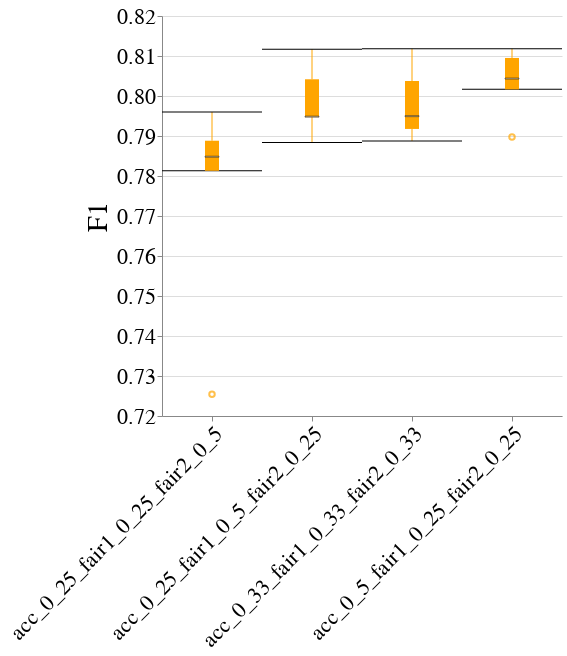

Notebook code for this chart:
### Code cell
create_box_plot_per_dataset_and_case_study(to_plot=best_lp_metrics_per_exp_config_df,
                                           exp_name=EXP_NAME,
                                           dataset_name=DATASET_NAME,
                                           case_study_name=CASE_STUDY_NAME,
                                           metric_name="F1")

### Figure 1 — Vega-Lite specification as saved in the notebook (floating-point values rounded to 4 significant figures)
{"config": {"view": {"continuousWidth": 400, "continuousHeight": 300, "stroke": null}, "axis": {"labelFontSize": 22, "labelFontWeight": "normal", "titleFontSize": 28, "titleFontWeight": "normal"}, "title": {"fontSize": 28}}, "data": {"name": "data-0a1f44f46d03c134fcbac4d9feaf2f57"}, "mark": {"type": "boxplot", "color": "orange", "median": {"stroke": "black", "strokeWidth": 0.7}, "ticks": true}, "encoding": {"x": {"axis": {"labelAngle": -45, "labelLimit": 500}, "field": "exp_config_name", "title": null, "type": "nominal"}, "y": {"field": "overall", "scale": {"zero": false}, "title": "F1", "type": "quantitative"}}, "height": 400, "width": 400, "$schema": "https://vega.github.io/schema/vega-lite/v4.17.0.json", "datasets": {"data-0a1f44f46d03c134fcbac4d9feaf2f57": [{"exp_config_name": "acc_0_25_fair1_0_25_fair2_0_5", "run_num": 1, "logical_pipeline_uuid": "Tm9uZSZOT19GQUlSTkVTU19JTlRFUlZFTlRJT04mZ2FuZGFsZl9jbGY=", "physical_pipeline_uuid": "f794439c-604d-4917-8529-815b486c78cb", "compound_pp_quality": 0.9417, "metric": "F1", "model_name": "gandalf_clf", "runtime_in_mins": 2.797, "dataset_name": "folk_emp", "logical_pipeline_name": "None&NO_FAIRNESS_INTERVENTION&gandalf_clf", "null_imputer_name": "None", "fairness_intervention_name": "NO_FAIRNESS_INTERVENTION", "RAC1P_dis": 0.7885, "RAC1P_priv": 0.7826, "SEX&RAC1P_dis": 0.7632, "SEX&RAC1P_priv": 0.7896, "SEX_dis": 0.7528, "SEX_priv": 0.8132, "overall": 0.7848}, {"exp_config_name": "acc_0_25_fair1_0_25_fair2_0_5", "run_num": 2, "logical_pipeline_uuid": "Tm9uZSZOT19GQUlSTkVTU19JTlRFUlZFTlRJT04mZ2FuZGFsZl9jbGY=", "physical_pipeline_uuid": "5e578728-0315-4681-a4f6-4f32b9df8bae", "compound_pp_quality": 0.9303, "metric": "F1", "model_name": "gandalf_clf", "runtime_in_mins": 4.699, "dataset_name": "folk_emp", "logical_pipeline_name": "None&NO_FAIRNESS_INTERVENTION&gandalf_clf", "null_imputer_name": "None", "fairness_intervention_name": "NO_FAIRNESS_INTERVENTION", "RAC1P_dis": 0.738, "RAC1P_priv": 0.7177, "SEX&RAC1P_dis": 0.7219, "SEX&RAC1P_priv": 0.7263, "SEX_dis": 0.6946, "SEX_priv": 0.7567, "overall": 0.7254}, {"exp_config_name": "acc_0_25_fair1_0_25_fair2_0_5", "run_num": 3, "logical_pipeline_uuid": "Tm9uZSZOT19GQUlSTkVTU19JTlRFUlZFTlRJT04mZ2FuZGFsZl9jbGY=", "physical_pipeline_uuid": "4b4aed4e-68fb-4a86-a74a-0f6f7c7c055b", "compound_pp_quality": 0.9418, "metric": "F1", "model_name": "gandalf_clf", "runtime_in_mins": 1.124, "dataset_name": "folk_emp", "logical_pipeline_name": "None&NO_FAIRNESS_INTERVENTION&gandalf_clf", "null_imputer_name": "None", "fairness_intervention_name": "NO_FAIRNESS_INTERVENTION", "RAC1P_dis": 0.7875, "RAC1P_priv": 0.7896, "SEX&RAC1P_dis": 0.741, "SEX&RAC1P_priv": 0.7996, "SEX_dis": 0.7512, "SEX_priv": 0.8237, "overall": 0.7888}, {"exp_config_name": "acc_0_25_fair1_0_25_fair2_0_5", "run_num": 4, "logical_pipeline_uuid": "Tm9uZSZOT19GQUlSTkVTU19JTlRFUlZFTlRJT04mZ2FuZGFsZl9jbGY=", "physical_pipeline_uuid": "40b959d1-4e1c-4f6c-afda-be8b8cd89905", "compound_pp_quality": 0.9349, "metric": "F1", "model_name": "gandalf_clf", "runtime_in_mins": 2.502, "dataset_name": "folk_emp", "logical_pipeline_name": "None&NO_FAIRNESS_INTERVENTION&gandalf_clf", "null_imputer_name": "None", "fairness_intervention_name": "NO_FAIRNESS_INTERVENTION", "RAC1P_dis": 0.794, "RAC1P_priv": 0.7972, "SEX&RAC1P_dis": 0.7694, "SEX&RAC1P_priv": 0.8024, "SEX_dis": 0.7665, "SEX_priv": 0.8259, "overall": 0.796}, {"exp_config_name": "acc_0_25_fair1_0_25_fair2_0_5", "run_num": 5, "logical_pipeline_uuid": "Tm9uZSZOT19GQUlSTkVTU19JTlRFUlZFTlRJT04mZ2FuZGFsZl9jbGY=", "physical_pipeline_uuid": "d520d711-48fc-493c-ba29-2e325566dd68", "compound_pp_quality": 0.9357, "metric": "F1", "model_name": "gandalf_clf", "runtime_in_mins": 1.685, "dataset_name": "folk_emp", "logical_pipeline_name": "None&NO_FAIRNESS_INTERVENTION&gandalf_clf", "null_imputer_name": "None", "fairness_intervention_name": "NO_FAIRNESS_INTERVENTION", "RAC1P_dis": 0.7974, "RAC1P_priv": 0.7709, "SEX&RAC1P_dis": 0.7602, "SEX&RAC1P_priv": 0.7863, "SEX_dis": 0.7415, "SEX_priv": 0.8182, "overall": 0.7813}, {"exp_config_name": "acc_0_25_fair1_0_5_fair2_0_25", "run_num": 1, "logical_pipeline_uuid": "Tm9uZSZOT19GQUlSTkVTU19JTlRFUlZFTlRJT04mZ2FuZGFsZl9jbGY=", "physical_pipeline_uuid": "5073d27a-b331-4bcd-8983-ce623bdf712d", "compound_pp_quality": 0.9455, "metric": "F1", "model_name": "gandalf_clf", "runtime_in_mins": 3.468, "dataset_name": "folk_emp", "logical_pipeline_name": "None&NO_FAIRNESS_INTERVENTION&gandalf_clf", "null_imputer_name": "None", "fairness_intervention_name": "NO_FAIRNESS_INTERVENTION", "RAC1P_dis": 0.793, "RAC1P_priv": 0.7856, "SEX&RAC1P_dis": 0.7586, "SEX&RAC1P_priv": 0.795, "SEX_dis": 0.7496, "SEX_priv": 0.8227, "overall": 0.7884}, {"exp_config_name": "acc_0_25_fair1_0_5_fair2_0_25", "run_num": 2, "logical_pipeline_uuid": "Tm9uZSZOT19GQUlSTkVTU19JTlRFUlZFTlRJT04mZ2FuZGFsZl9jbGY=", "physical_pipeline_uuid": "219264d1-be2d-46bf-a02d-bf528d29cf4d", "compound_pp_quality": 0.9387, "metric": "F1", "model_name": "gandalf_clf", "runtime_in_mins": 2.906, "dataset_name": "folk_emp", "logical_pipeline_name": "None&NO_FAIRNESS_INTERVENTION&gandalf_clf", "null_imputer_name": "None", "fairness_intervention_name": "NO_FAIRNESS_INTERVENTION", "RAC1P_dis": 0.8162, "RAC1P_priv": 0.8088, "SEX&RAC1P_dis": 0.7801, "SEX&RAC1P_priv": 0.82, "SEX_dis": 0.7696, "SEX_priv": 0.8539, "overall": 0.8117}, {"exp_config_name": "acc_0_25_fair1_0_5_fair2_0_25", "run_num": 3, "logical_pipeline_uuid": "Tm9uZSZOT19GQUlSTkVTU19JTlRFUlZFTlRJT04mZ2FuZGFsZl9jbGY=", "physical_pipeline_uuid": "8a940b5f-987c-4272-975f-72ef0eed0064", "compound_pp_quality": 0.9431, "metric": "F1", "model_name": "gandalf_clf", "runtime_in_mins": 1.511, "dataset_name": "folk_emp", "logical_pipeline_name": "None&NO_FAIRNESS_INTERVENTION&gandalf_clf", "null_imputer_name": "None", "fairness_intervention_name": "NO_FAIRNESS_INTERVENTION", "RAC1P_dis": 0.7968, "RAC1P_priv": 0.7935, "SEX&RAC1P_dis": 0.7485, "SEX&RAC1P_priv": 0.8053, "SEX_dis": 0.7605, "SEX_priv": 0.8266, "overall": 0.7947}, {"exp_config_name": "acc_0_25_fair1_0_5_fair2_0_25", "run_num": 4, "logical_pipeline_uuid": "Tm9uZSZOT19GQUlSTkVTU19JTlRFUlZFTlRJT04mZ2FuZGFsZl9jbGY=", "physical_pipeline_uuid": "e5b8456a-4521-462e-8dec-89d2281efb6b", "compound_pp_quality": 0.9392, "metric": "F1", "model_name": "gandalf_clf", "runtime_in_mins": 3.804, "dataset_name": "folk_emp", "logical_pipeline_name": "None&NO_FAIRNESS_INTERVENTION&gandalf_clf", "null_imputer_name": "None", "fairness_intervention_name": "NO_FAIRNESS_INTERVENTION", "RAC1P_dis": 0.7977, "RAC1P_priv": 0.7931, "SEX&RAC1P_dis": 0.7735, "SEX&RAC1P_priv": 0.8, "SEX_dis": 0.7634, "SEX_priv": 0.8266, "overall": 0.7948}, {"exp_config_name": "acc_0_25_fair1_0_5_fair2_0_25", "run_num": 5, "logical_pipeline_uuid": "Tm9uZSZOT19GQUlSTkVTU19JTlRFUlZFTlRJT04mZ2FuZGFsZl9jbGY=", "physical_pipeline_uuid": "c9f93983-5e13-4a81-8478-514ddf4cd3df", "compound_pp_quality": 0.9409, "metric": "F1", "model_name": "gandalf_clf", "runtime_in_mins": 3.175, "dataset_name": "folk_emp", "logical_pipeline_name": "None&NO_FAIRNESS_INTERVENTION&gandalf_clf", "null_imputer_name": "None", "fairness_intervention_name": "NO_FAIRNESS_INTERVENTION", "RAC1P_dis": 0.81, "RAC1P_priv": 0.8004, "SEX&RAC1P_dis": 0.7636, "SEX&RAC1P_priv": 0.8138, "SEX_dis": 0.7558, "SEX_priv": 0.8484, "overall": 0.8042}, {"exp_config_name": "acc_0_33_fair1_0_33_fair2_0_33", "run_num": 1, "logical_pipeline_uuid": "Tm9uZSZOT19GQUlSTkVTU19JTlRFUlZFTlRJT04mZ2FuZGFsZl9jbGY=", "physical_pipeline_uuid": "103db6cb-dd4c-42b6-9bbc-5e6bb75257d8", "compound_pp_quality": 0.9159, "metric": "F1", "model_name": "gandalf_clf", "runtime_in_mins": 2.651, "dataset_name": "folk_emp", "logical_pipeline_name": "None&NO_FAIRNESS_INTERVENTION&gandalf_clf", "null_imputer_name": "None", "fairness_intervention_name": "NO_FAIRNESS_INTERVENTION", "RAC1P_dis": 0.7975, "RAC1P_priv": 0.7836, "SEX&RAC1P_dis": 0.7569, "SEX&RAC1P_priv": 0.7959, "SEX_dis": 0.7497, "SEX_priv": 0.8237, "overall": 0.7888}, {"exp_config_name": "acc_0_33_fair1_0_33_fair2_0_33", "run_num": 2, "logical_pipeline_uuid": "Tm9uZSZOT19GQUlSTkVTU19JTlRFUlZFTlRJT04mZ2FuZGFsZl9jbGY=", "physical_pipeline_uuid": "1ba45837-31c5-467c-a8c9-dd4c3f76d385", "compound_pp_quality": 0.9099, "metric": "F1", "model_name": "gandalf_clf", "runtime_in_mins": 2.585, "dataset_name": "folk_emp", "logical_pipeline_name": "None&NO_FAIRNESS_INTERVENTION&gandalf_clf", "null_imputer_name": "None", "fairness_intervention_name": "NO_FAIRNESS_INTERVENTION", "RAC1P_dis": 0.8161, "RAC1P_priv": 0.8091, "SEX&RAC1P_dis": 0.7821, "SEX&RAC1P_priv": 0.8196, "SEX_dis": 0.7743, "SEX_priv": 0.8501, "overall": 0.8118}, {"exp_config_name": "acc_0_33_fair1_0_33_fair2_0_33", "run_num": 3, "logical_pipeline_uuid": "Tm9uZSZOT19GQUlSTkVTU19JTlRFUlZFTlRJT04mZ2FuZGFsZl9jbGY=", "physical_pipeline_uuid": "55736947-3303-48cc-bf17-f372b9279080", "compound_pp_quality": 0.9137, "metric": "F1", "model_name": "gandalf_clf", "runtime_in_mins": 1.81, "dataset_name": "folk_emp", "logical_pipeline_name": "None&NO_FAIRNESS_INTERVENTION&gandalf_clf", "null_imputer_name": "None", "fairness_intervention_name": "NO_FAIRNESS_INTERVENTION", "RAC1P_dis": 0.8035, "RAC1P_priv": 0.7898, "SEX&RAC1P_dis": 0.7529, "SEX&RAC1P_priv": 0.8046, "SEX_dis": 0.7589, "SEX_priv": 0.8286, "overall": 0.795}, {"exp_config_name": "acc_0_33_fair1_0_33_fair2_0_33", "run_num": 4, "logical_pipeline_uuid": "Tm9uZSZOT19GQUlSTkVTU19JTlRFUlZFTlRJT04mZ2FuZGFsZl9jbGY=", "physical_pipeline_uuid": "6feea8dc-0056-4429-8bbf-157b84eea609", "compound_pp_quality": 0.9095, "metric": "F1", "model_name": "gandalf_clf", "runtime_in_mins": 2.896, "dataset_name": "folk_emp", "logical_pipeline_name": "None&NO_FAIRNESS_INTERVENTION&gandalf_clf", "null_imputer_name": "None", "fairness_intervention_name": "NO_FAIRNESS_INTERVENTION", "RAC1P_dis": 0.7933, "RAC1P_priv": 0.7908, "SEX&RAC1P_dis": 0.7686, "SEX&RAC1P_priv": 0.7974, "SEX_dis": 0.7643, "SEX_priv": 0.8195, "overall": 0.7918}, {"exp_config_name": "acc_0_33_fair1_0_33_fair2_0_33", "run_num": 5, "logical_pipeline_uuid": "Tm9uZSZOT19GQUlSTkVTU19JTlRFUlZFTlRJT04mZ2FuZGFsZl9jbGY=", "physical_pipeline_uuid": "5ff38cc8-53a1-48e1-aa49-2879e23721ba", "compound_pp_quality": 0.9122, "metric": "F1", "model_name": "gandalf_clf", "runtime_in_mins": 2.05, "dataset_name": "folk_emp", "logical_pipeline_name": "None&NO_FAIRNESS_INTERVENTION&gandalf_clf", "null_imputer_name": "None", "fairness_intervention_name": "NO_FAIRNESS_INTERVENTION", "RAC1P_dis": 0.8173, "RAC1P_priv": 0.7948, "SEX&RAC1P_dis": 0.7716, "SEX&RAC1P_priv": 0.8114, "SEX_dis": 0.7566, "SEX_priv": 0.8471, "overall": 0.8038}, {"exp_config_name": "acc_0_5_fair1_0_25_fair2_0_25", "run_num": 1, "logical_pipeline_uuid": "Tm9uZSZOT19GQUlSTkVTU19JTlRFUlZFTlRJT04mZ2FuZGFsZl9jbGY=", "physical_pipeline_uuid": "119504a0-a45b-456c-9a7a-16207b593f87", "compound_pp_quality": 0.8905, "metric": "F1", "model_name": "gandalf_clf", "runtime_in_mins": 3.599, "dataset_name": "folk_emp", "logical_pipeline_name": "None&NO_FAIRNESS_INTERVENTION&gandalf_clf", "null_imputer_name": "None", "fairness_intervention_name": "NO_FAIRNESS_INTERVENTION", "RAC1P_dis": 0.788, "RAC1P_priv": 0.7908, "SEX&RAC1P_dis": 0.7562, "SEX&RAC1P_priv": 0.7973, "SEX_dis": 0.7507, "SEX_priv": 0.8246, "overall": 0.7898}, {"exp_config_name": "acc_0_5_fair1_0_25_fair2_0_25", "run_num": 2, "logical_pipeline_uuid": "Tm9uZSZOT19GQUlSTkVTU19JTlRFUlZFTlRJT04mZ2FuZGFsZl9jbGY=", "physical_pipeline_uuid": "b92af9b4-bb70-4149-97f8-34110fd1d836", "compound_pp_quality": 0.8922, "metric": "F1", "model_name": "gandalf_clf", "runtime_in_mins": 1.772, "dataset_name": "folk_emp", "logical_pipeline_name": "None&NO_FAIRNESS_INTERVENTION&gandalf_clf", "null_imputer_name": "None", "fairness_intervention_name": "NO_FAIRNESS_INTERVENTION", "RAC1P_dis": 0.8161, "RAC1P_priv": 0.8091, "SEX&RAC1P_dis": 0.7821, "SEX&RAC1P_priv": 0.8196, "SEX_dis": 0.7743, "SEX_priv": 0.8501, "overall": 0.8118}, {"exp_config_name": "acc_0_5_fair1_0_25_fair2_0_25", "run_num": 3, "logical_pipeline_uuid": "Tm9uZSZOT19GQUlSTkVTU19JTlRFUlZFTlRJT04mcmZfY2xm", "physical_pipeline_uuid": "768f1618-3fdd-4b5b-834c-fe6bc0729f81", "compound_pp_quality": 0.8926, "metric": "F1", "model_name": "rf_clf", "runtime_in_mins": 0.05209, "dataset_name": "folk_emp", "logical_pipeline_name": "None&NO_FAIRNESS_INTERVENTION&rf_clf", "null_imputer_name": "None", "fairness_intervention_name": "NO_FAIRNESS_INTERVENTION", "RAC1P_dis": 0.8185, "RAC1P_priv": 0.804, "SEX&RAC1P_dis": 0.7645, "SEX&RAC1P_priv": 0.8199, "SEX_dis": 0.7711, "SEX_priv": 0.8456, "overall": 0.8095}, {"exp_config_name": "acc_0_5_fair1_0_25_fair2_0_25", "run_num": 4, "logical_pipeline_uuid": "Tm9uZSZOT19GQUlSTkVTU19JTlRFUlZFTlRJT04mbGdibV9jbGY=", "physical_pipeline_uuid": "a85851e2-9a10-4675-82d5-a7bab848cbc7", "compound_pp_quality": 0.888, "metric": "F1", "model_name": "lgbm_clf", "runtime_in_mins": 0.01313, "dataset_name": "folk_emp", "logical_pipeline_name": "None&NO_FAIRNESS_INTERVENTION&lgbm_clf", "null_imputer_name": "None", "fairness_intervention_name": "NO_FAIRNESS_INTERVENTION", "RAC1P_dis": 0.8003, "RAC1P_priv": 0.8025, "SEX&RAC1P_dis": 0.7664, "SEX&RAC1P_priv": 0.8103, "SEX_dis": 0.7775, "SEX_priv": 0.8259, "overall": 0.8017}, {"exp_config_name": "acc_0_5_fair1_0_25_fair2_0_25", "run_num": 5, "logical_pipeline_uuid": "Tm9uZSZOT19GQUlSTkVTU19JTlRFUlZFTlRJT04mZ2FuZGFsZl9jbGY=", "physical_pipeline_uuid": "5c825f16-f64a-4b99-907c-92390f1af65c", "compound_pp_quality": 0.8903, "metric": "F1", "model_name": "gandalf_clf", "runtime_in_mins": 3.508, "dataset_name": "folk_emp", "logical_pipeline_name": "None&NO_FAIRNESS_INTERVENTION&gandalf_clf", "null_imputer_name": "None", "fairness_intervention_name": "NO_FAIRNESS_INTERVENTION", "RAC1P_dis": 0.8145, "RAC1P_priv": 0.7977, "SEX&RAC1P_dis": 0.773, "SEX&RAC1P_priv": 0.8118, "SEX_dis": 0.7565, "SEX_priv": 0.8483, "overall": 0.8044}]}}
